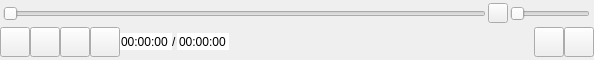
<?xml version="1.0" encoding="UTF-8"?>
<ui version="4.0">
 <class>KplayerCtrl</class>
 <widget class="QWidget" name="KplayerCtrl">
  <property name="geometry">
   <rect>
    <x>0</x>
    <y>0</y>
    <width>594</width>
    <height>60</height>
   </rect>
  </property>
  <property name="maximumSize">
   <size>
    <width>16777215</width>
    <height>60</height>
   </size>
  </property>
  <property name="windowTitle">
   <string>Form</string>
  </property>
  <layout class="QGridLayout" name="gridLayout_3">
   <property name="leftMargin">
    <number>0</number>
   </property>
   <property name="topMargin">
    <number>0</number>
   </property>
   <property name="rightMargin">
    <number>0</number>
   </property>
   <property name="bottomMargin">
    <number>0</number>
   </property>
   <property name="spacing">
    <number>0</number>
   </property>
   <item row="0" column="0">
    <widget class="QWidget" name="PlaySliderBgWidget" native="true">
     <property name="maximumSize">
      <size>
       <width>16777215</width>
       <height>25</height>
      </size>
     </property>
     <layout class="QHBoxLayout" name="horizontalLayout">
      <property name="spacing">
       <number>0</number>
      </property>
      <property name="leftMargin">
       <number>3</number>
      </property>
      <property name="topMargin">
       <number>0</number>
      </property>
      <property name="rightMargin">
       <number>0</number>
      </property>
      <property name="bottomMargin">
       <number>0</number>
      </property>
      <item>
       <widget class="QSlider" name="PlaySlider">
        <property name="maximum">
         <number>65536</number>
        </property>
        <property name="orientation">
         <enum>Qt::Horizontal</enum>
        </property>
       </widget>
      </item>
      <item>
       <widget class="QWidget" name="widget_2" native="true">
        <property name="maximumSize">
         <size>
          <width>108</width>
          <height>25</height>
         </size>
        </property>
        <layout class="QGridLayout" name="gridLayout_2">
         <property name="leftMargin">
          <number>0</number>
         </property>
         <property name="topMargin">
          <number>0</number>
         </property>
         <property name="rightMargin">
          <number>0</number>
         </property>
         <property name="bottomMargin">
          <number>0</number>
         </property>
         <property name="spacing">
          <number>0</number>
         </property>
         <item row="0" column="0">
          <widget class="QPushButton" name="VolumeBtn">
           <property name="minimumSize">
            <size>
             <width>20</width>
             <height>20</height>
            </size>
           </property>
           <property name="maximumSize">
            <size>
             <width>20</width>
             <height>20</height>
            </size>
           </property>
           <property name="text">
            <string/>
           </property>
          </widget>
         </item>
         <item row="0" column="1">
          <widget class="QSlider" name="VolumeSlider">
           <property name="minimumSize">
            <size>
             <width>80</width>
             <height>25</height>
            </size>
           </property>
           <property name="maximumSize">
            <size>
             <width>80</width>
             <height>25</height>
            </size>
           </property>
           <property name="orientation">
            <enum>Qt::Horizontal</enum>
           </property>
          </widget>
         </item>
        </layout>
       </widget>
      </item>
     </layout>
    </widget>
   </item>
   <item row="1" column="0">
    <layout class="QGridLayout" name="gridLayout">
     <property name="spacing">
      <number>0</number>
     </property>
     <item row="0" column="5">
      <widget class="QLabel" name="TimeSplitLabel">
       <property name="maximumSize">
        <size>
         <width>8</width>
         <height>16777215</height>
        </size>
       </property>
       <property name="text">
        <string>/</string>
       </property>
      </widget>
     </item>
     <item row="0" column="6">
      <widget class="QTimeEdit" name="VideoTotalTimeTimeEdit">
       <property name="maximumSize">
        <size>
         <width>70</width>
         <height>16777215</height>
        </size>
       </property>
       <property name="wrapping">
        <bool>false</bool>
       </property>
       <property name="frame">
        <bool>false</bool>
       </property>
       <property name="alignment">
        <set>Qt::AlignLeading|Qt::AlignLeft|Qt::AlignVCenter</set>
       </property>
       <property name="readOnly">
        <bool>true</bool>
       </property>
       <property name="buttonSymbols">
        <enum>QAbstractSpinBox::NoButtons</enum>
       </property>
       <property name="keyboardTracking">
        <bool>true</bool>
       </property>
       <property name="displayFormat">
        <string>HH:mm:ss</string>
       </property>
      </widget>
     </item>
     <item row="0" column="3">
      <widget class="QPushButton" name="ForwardBtn">
       <property name="minimumSize">
        <size>
         <width>30</width>
         <height>30</height>
        </size>
       </property>
       <property name="maximumSize">
        <size>
         <width>30</width>
         <height>30</height>
        </size>
       </property>
       <property name="text">
        <string/>
       </property>
      </widget>
     </item>
     <item row="0" column="2">
      <widget class="QPushButton" name="BackwardBtn">
       <property name="minimumSize">
        <size>
         <width>30</width>
         <height>30</height>
        </size>
       </property>
       <property name="maximumSize">
        <size>
         <width>30</width>
         <height>30</height>
        </size>
       </property>
       <property name="text">
        <string/>
       </property>
      </widget>
     </item>
     <item row="0" column="1">
      <widget class="QPushButton" name="StopBtn">
       <property name="minimumSize">
        <size>
         <width>30</width>
         <height>30</height>
        </size>
       </property>
       <property name="maximumSize">
        <size>
         <width>30</width>
         <height>30</height>
        </size>
       </property>
       <property name="text">
        <string/>
       </property>
      </widget>
     </item>
     <item row="0" column="4">
      <widget class="QTimeEdit" name="VideoPlayTimeTimeEdit">
       <property name="maximumSize">
        <size>
         <width>70</width>
         <height>16777215</height>
        </size>
       </property>
       <property name="frame">
        <bool>false</bool>
       </property>
       <property name="alignment">
        <set>Qt::AlignRight|Qt::AlignTrailing|Qt::AlignVCenter</set>
       </property>
       <property name="readOnly">
        <bool>true</bool>
       </property>
       <property name="buttonSymbols">
        <enum>QAbstractSpinBox::NoButtons</enum>
       </property>
       <property name="displayFormat">
        <string>HH:mm:ss</string>
       </property>
      </widget>
     </item>
     <item row="0" column="7">
      <spacer name="horizontalSpacer_2">
       <property name="orientation">
        <enum>Qt::Horizontal</enum>
       </property>
       <property name="sizeHint" stdset="0">
        <size>
         <width>40</width>
         <height>20</height>
        </size>
       </property>
      </spacer>
     </item>
     <item row="0" column="0">
      <widget class="QPushButton" name="PlayOrPauseBtn">
       <property name="minimumSize">
        <size>
         <width>30</width>
         <height>30</height>
        </size>
       </property>
       <property name="maximumSize">
        <size>
         <width>30</width>
         <height>30</height>
        </size>
       </property>
       <property name="text">
        <string/>
       </property>
      </widget>
     </item>
     <item row="0" column="9">
      <widget class="QPushButton" name="PlaylistCtrlBtn">
       <property name="minimumSize">
        <size>
         <width>30</width>
         <height>30</height>
        </size>
       </property>
       <property name="maximumSize">
        <size>
         <width>30</width>
         <height>30</height>
        </size>
       </property>
       <property name="text">
        <string/>
       </property>
      </widget>
     </item>
     <item row="0" column="8">
      <widget class="QPushButton" name="SpeedBtn">
       <property name="minimumSize">
        <size>
         <width>30</width>
         <height>30</height>
        </size>
       </property>
       <property name="maximumSize">
        <size>
         <width>30</width>
         <height>30</height>
        </size>
       </property>
       <property name="font">
        <font>
         <pointsize>20</pointsize>
        </font>
       </property>
       <property name="text">
        <string/>
       </property>
      </widget>
     </item>
    </layout>
   </item>
  </layout>
 </widget>
 <resources/>
 <connections/>
</ui>
